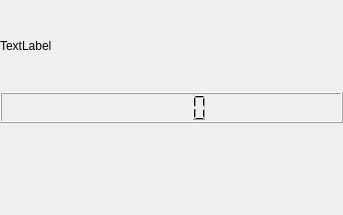
<?xml version="1.0" encoding="UTF-8"?>
<ui version="4.0">
 <class>Dialog</class>
 <widget class="QDialog" name="Dialog">
  <property name="geometry">
   <rect>
    <x>0</x>
    <y>0</y>
    <width>343</width>
    <height>215</height>
   </rect>
  </property>
  <property name="windowTitle">
   <string>Dialog</string>
  </property>
  <layout class="QGridLayout" name="gridLayout">
   <property name="leftMargin">
    <number>0</number>
   </property>
   <property name="topMargin">
    <number>0</number>
   </property>
   <property name="rightMargin">
    <number>0</number>
   </property>
   <property name="bottomMargin">
    <number>0</number>
   </property>
   <property name="spacing">
    <number>0</number>
   </property>
   <item row="0" column="0">
    <layout class="QVBoxLayout" name="verticalLayout" stretch="3,1,3">
     <property name="spacing">
      <number>0</number>
     </property>
     <item>
      <layout class="QHBoxLayout" name="horizontalLayout">
       <item>
        <widget class="QLabel" name="labelResult">
         <property name="text">
          <string>TextLabel</string>
         </property>
        </widget>
       </item>
      </layout>
     </item>
     <item>
      <layout class="QHBoxLayout" name="horizontalLayout_2" stretch="4,1">
       <property name="spacing">
        <number>0</number>
       </property>
       <item>
        <layout class="QHBoxLayout" name="horizontalLayout_3"/>
       </item>
       <item>
        <layout class="QHBoxLayout" name="horizontalLayout_4">
         <item>
          <widget class="QLCDNumber" name="lcdNumberTime"/>
         </item>
        </layout>
       </item>
      </layout>
     </item>
     <item>
      <layout class="QHBoxLayout" name="hLayoutNetInfos"/>
     </item>
    </layout>
   </item>
  </layout>
 </widget>
 <resources/>
 <connections/>
</ui>
